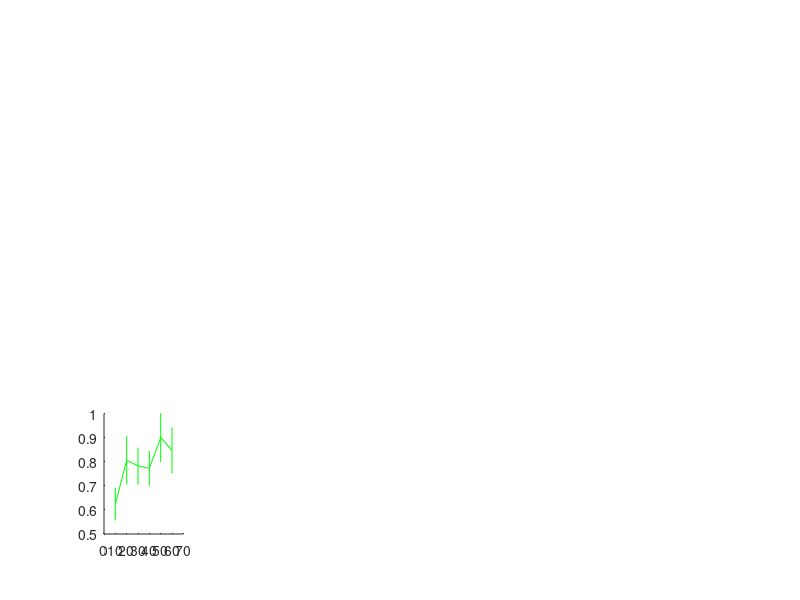

Write MATLAB code to recreate this figure. (Note: this script raises an error after producing the figure.)
%%% Producing Figure 4.4 in the thesis, chapter 4

%%% Pathogen extinction time plots with error bars, for varying model
%%% parameters

%%% This script is used in conjuction with the similarly named script found
%%% for SIR

%%% Run SIR script first followed by this


z = 1.96;    %95% confidence interval
bF = 0:10:60;
bD = (0:6)/20;
gam = 5:5:80;
kap = 10:10:160;
eps = 0:0.05:1;
T = 500;


%% Beta_F
load('SEIRbetaFAlpha80it100t500.mat')
sz = size(minorextinct);
avgmin = zeros(1, sz(2)); 
cimin = zeros(1, sz(2));
for i = 1:sz(2)
    nzmin = nonzeros(minorextinct(:,i));  %all nonzero extinction times from a minor outbreak
    
    up2 = find(nzmin > T); %ignoring all extinction times greater than T
    nzmin(up2) = [];
   
    if length(nzmin) > 0.5*sz(1)  %finding the mean and CI for minor outbreaks
        avgmin(i) = mean(nzmin);
        cimin(i) = z*std(nzmin)/sqrt(length(nzmin));
    end
end
g = find(avgmin>0);

subplot(3,5,11)
if isempty(g) == 0
    errorbar(bF(g), avgmin(g), cimin(g), 'g-', 'LineWidth', 0.5)
    hold on
end
ylim([0 2])
xticks([0 20 40 60])
xlabel('\beta_F','FontSize',15)
set(gca,'Position',[0.1 0.1 0.14 0.27])
str = 'A(iii)';
dim = [.2 .33 .03 .03];
annotation('textbox', dim, 'String', str, 'FitBoxToText', 'off', 'EdgeColor', 'w');
hold on




load('SEIRbetaFAlpha40it100t500.mat')
sz = size(minorextinct);
avgmin = zeros(1, sz(2)); 
cimin = zeros(1, sz(2));
for i = 1:sz(2)
    nzmin = nonzeros(minorextinct(:,i));  %all nonzero extinction times from a minor outbreak
    
    up2 = find(nzmin > T); %ignoring all extinction times greater than T
    nzmin(up2) = [];
   
    if length(nzmin) > 0.5*sz(1)  %finding the mean and CI for minor outbreaks
        avgmin(i) = mean(nzmin);
        cimin(i) = z*std(nzmin)/sqrt(length(nzmin));
    end
end
g = find(avgmin>0);

subplot(3,5,6)
if isempty(g) == 0
    errorbar(bF(g), avgmin(g), cimin(g), 'g-', 'LineWidth', 0.5)
    hold on
end
ylim([0 2])
xticks([0 20 40 60])
xticklabels([])
set(gca,'Position',[0.1 0.4 0.14 0.27])
ylabel('Mean time to pathogen extinction, \tau','FontSize',18)
str = 'A(ii)';
dim = [.2 .63 .03 .03];
annotation('textbox', dim, 'String', str, 'FitBoxToText', 'off', 'EdgeColor', 'w');
hold on




load('SEIRbetaFAlpha10it100t500.mat')
sz = size(minorextinct);
avgmin = zeros(1, sz(2)); 
cimin = zeros(1, sz(2));
for i = 1:sz(2)
    nzmin = nonzeros(minorextinct(:,i));  %all nonzero extinction times from a minor outbreak
    
    up2 = find(nzmin > T); %ignoring all extinction times greater than T
    nzmin(up2) = [];
   
    if length(nzmin) > 0.5*sz(1)  %finding the mean and CI for minor outbreaks
        avgmin(i) = mean(nzmin);
        cimin(i) = z*std(nzmin)/sqrt(length(nzmin));
    end
end
g = find(avgmin>0);

subplot(3,5,1)
if isempty(g) == 0
    errorbar(bF(g), avgmin(g), cimin(g), 'g-', 'LineWidth', 0.5)
    hold on
end
ylim([0 2])
xticks([0 20 40 60])
xticklabels([])
set(gca,'Position',[0.1 0.7 0.14 0.27])
str = 'A(i)';
dim = [.2 .93 .03 .03];
annotation('textbox', dim, 'String', str, 'FitBoxToText', 'off', 'EdgeColor', 'w');
hold on

%% Beta_D
load('SEIRbetaDAlpha80it100t500.mat')
sz = size(minorextinct);
avgmin = zeros(1, sz(2));
cimin = zeros(1, sz(2));  
for i = 1:sz(2)
    nzmin = nonzeros(minorextinct(:,i));  %all nonzero extinction times from a minor outbreak

    up2 = find(nzmin > T); %ignoring all extinction times greater than T
    nzmin(up2) = [];    

    if length(nzmin) > 0.5*sz(1)  %finding the mean and CI for minor outbreaks
        avgmin(i) = mean(nzmin);
        cimin(i) = z*std(nzmin)/sqrt(length(nzmin));
    end
end
g = find(avgmin>0);

subplot(3,5,12)
if isempty(g) == 0
    errorbar(bD(g), avgmin(g), cimin(g), 'g-', 'LineWidth', 0.5)
    hold on
end
ylim([0 4])
xlim([0.05 0.3])
xticks([0.1 0.2 0.3])
xlabel('\beta_D','FontSize',15)
set(gca,'Position',[0.28 0.1 0.14 0.27])
str = 'B(iii)';
dim = [.37 .33 .03 .03];
annotation('textbox', dim, 'String', str, 'FitBoxToText', 'off', 'EdgeColor', 'w');


load('SEIRbetaDAlpha40it100t500.mat')
sz = size(minorextinct);
avgmin = zeros(1, sz(2));
cimin = zeros(1, sz(2));  
for i = 1:sz(2)
    nzmin = nonzeros(minorextinct(:,i));  %all nonzero extinction times from a minor outbreak

    up2 = find(nzmin > T); %ignoring all extinction times greater than T
    nzmin(up2) = [];    

    if length(nzmin) > 0.5*sz(1)  %finding the mean and CI for minor outbreaks
        avgmin(i) = mean(nzmin);
        cimin(i) = z*std(nzmin)/sqrt(length(nzmin));
    end
end
g = find(avgmin>0);

subplot(3,5,7)
if isempty(g) == 0
    errorbar(bD(g), avgmin(g), cimin(g), 'g-', 'LineWidth', 0.5)
    hold on
end
ylim([0 4])
xlim([0.05 0.3])
xticks([0.1 0.2 0.3])
xticklabels([])
set(gca,'Position',[0.28 0.4 0.14 0.27])
str = 'B(ii)';
dim = [.37 .63 .03 .03];
annotation('textbox', dim, 'String', str, 'FitBoxToText', 'off', 'EdgeColor', 'w');


load('SEIRbetaDAlpha1it100t500.mat')
sz = size(minorextinct);
avgmin = zeros(1, sz(2));
cimin = zeros(1, sz(2));  
for i = 1:sz(2)
    nzmin = nonzeros(minorextinct(:,i));  %all nonzero extinction times from a minor outbreak

    up2 = find(nzmin > T); %ignoring all extinction times greater than T
    nzmin(up2) = [];    

    if length(nzmin) > 0.5*sz(1)  %finding the mean and CI for minor outbreaks
        avgmin(i) = mean(nzmin);
        cimin(i) = z*std(nzmin)/sqrt(length(nzmin));
    end
end
g = find(avgmin>0);

subplot(3,5,2)
if isempty(g) == 0
    errorbar(bD(g), avgmin(g), cimin(g), 'g-', 'LineWidth', 0.5)
    hold on
end
ylim([0 4])
xlim([0.05 0.3])
xticks([0.1 0.2 0.3])
xticklabels([])
set(gca,'Position',[0.28 0.7 0.14 0.27])
str = 'B(i)';
dim = [.37 .93 .03 .03];
annotation('textbox', dim, 'String', str, 'FitBoxToText', 'off', 'EdgeColor', 'w');

%% Gamma
load('SEIRgammaAlpha80it100t500.mat')
sz = size(minorextinct);
avgmin = zeros(1, sz(2));
cimin = zeros(1, sz(2)); 
for i = 1:sz(2)
    nzmin = nonzeros(minorextinct(:,i));  %all nonzero extinction times from a minor outbreak
    
    up2 = find(nzmin > T); %ignoring all extinction times greater than T
    nzmin(up2) = [];

    if length(nzmin) > 0.5*sz(1)  %finding the mean and CI for minor outbreaks
        avgmin(i) = mean(nzmin);
        cimin(i) = z*std(nzmin)/sqrt(length(nzmin));
    end
end
g = find(avgmin>0);

subplot(3,5,13)
if isempty(g) == 0
    errorbar(gam(g), avgmin(g), cimin(g), 'g-', 'LineWidth', 0.5)
    hold on
end
ylim([0 20])
xlim([0 80])
xticks([0 20 40 60 80])
xlabel('\gamma','FontSize',15)
set(gca,'Position',[0.46 0.1 0.14 0.27])
str = 'C(iii)';
dim = [.56 .33 .03 .03];
annotation('textbox', dim, 'String', str, 'FitBoxToText', 'off', 'EdgeColor', 'w');


load('SEIRgammaAlpha40it100t500.mat')
sz = size(minorextinct);
avgmin = zeros(1, sz(2));
cimin = zeros(1, sz(2)); 
for i = 1:sz(2)
    nzmin = nonzeros(minorextinct(:,i));  %all nonzero extinction times from a minor outbreak
    
    up2 = find(nzmin > T); %ignoring all extinction times greater than T
    nzmin(up2) = [];

    if length(nzmin) > 0.5*sz(1)  %finding the mean and CI for minor outbreaks
        avgmin(i) = mean(nzmin);
        cimin(i) = z*std(nzmin)/sqrt(length(nzmin));
    end
end
g = find(avgmin>0);

subplot(3,5,8)
if isempty(g) == 0
    errorbar(gam(g), avgmin(g), cimin(g), 'g-', 'LineWidth', 0.5)
    hold on
end
ylim([0 20])
xlim([0 80])
xticks([0 20 40 60 80])
xticklabels([])
set(gca,'Position',[0.46 0.4 0.14 0.27])
str = 'C(ii)';
dim = [.56 .63 .03 .03];
annotation('textbox', dim, 'String', str, 'FitBoxToText', 'off', 'EdgeColor', 'w');



load('SEIRgammaAlpha10it100t500.mat')
sz = size(minorextinct);
avgmin = zeros(1, sz(2));
cimin = zeros(1, sz(2)); 
for i = 1:sz(2)
    nzmin = nonzeros(minorextinct(:,i));  %all nonzero extinction times from a minor outbreak
    
    up2 = find(nzmin > T); %ignoring all extinction times greater than T
    nzmin(up2) = [];

    if length(nzmin) > 0.5*sz(1)  %finding the mean and CI for minor outbreaks
        avgmin(i) = mean(nzmin);
        cimin(i) = z*std(nzmin)/sqrt(length(nzmin));
    end
end
g = find(avgmin>0);

subplot(3,5,3)
if isempty(g) == 0
    errorbar(gam(g), avgmin(g), cimin(g), 'g-', 'LineWidth', 0.5)
    hold on
end
ylim([0 20])
xlim([0 80])
xticks([0 20 40 60 80])
xticklabels([])
set(gca,'Position',[0.46 0.7 0.14 0.27])
str = 'C(i)';
dim = [.56 .93 .03 .03];
annotation('textbox', dim, 'String', str, 'FitBoxToText', 'off', 'EdgeColor', 'w');

%% Kappa
load('SEIRkappaAlpha80it100t500.mat')
sz = size(minorextinct);
avgmin = zeros(1, sz(2));
cimin = zeros(1, sz(2)); 
for i = 1:sz(2)
    nzmin = nonzeros(minorextinct(:,i));  %all nonzero extinction times from a minor outbreak
    
    up2 = find(nzmin > T); %ignoring all extinction times greater than T
    nzmin(up2) = [];

    if length(nzmin) > 0.5*sz(1)  %finding the mean and CI for minor outbreaks
        avgmin(i) = mean(nzmin);
        cimin(i) = z*std(nzmin)/sqrt(length(nzmin));
    end
end
g = find(avgmin>0);

subplot(3,5,14)
if isempty(g) == 0
    errorbar(kap(g), avgmin(g), cimin(g), 'g-')
    hold on
end
ylim([0 20])
xlim([0 160])
xticks([0 40 80 120 160])
set(gca,'Position',[0.64 0.1 0.14 0.27])
xlabel('\kappa','FontSize',15)
str = 'D(iii)';
dim = [.74 .33 .03 .03];
annotation('textbox', dim, 'String', str, 'FitBoxToText', 'off', 'EdgeColor', 'w');


load('SEIRkappaAlpha40it100t500.mat')
sz = size(minorextinct);
avgmin = zeros(1, sz(2));
cimin = zeros(1, sz(2)); 
for i = 1:sz(2)
    nzmin = nonzeros(minorextinct(:,i));  %all nonzero extinction times from a minor outbreak
    
    up2 = find(nzmin > T); %ignoring all extinction times greater than T
    nzmin(up2) = [];

    if length(nzmin) > 0.5*sz(1)  %finding the mean and CI for minor outbreaks
        avgmin(i) = mean(nzmin);
        cimin(i) = z*std(nzmin)/sqrt(length(nzmin));
    end
end
g = find(avgmin>0);

subplot(3,5,9)
if isempty(g) == 0
    errorbar(kap(g), avgmin(g), cimin(g), 'g-')
    hold on
end
ylim([0 20])
xlim([0 160])
xticks([0 40 80 120 160])
set(gca,'Position',[0.64 0.4 0.14 0.27])
xticklabels([])
str = 'D(ii)';
dim = [.74 .63 .03 .03];
annotation('textbox', dim, 'String', str, 'FitBoxToText', 'off', 'EdgeColor', 'w');


load('SEIRkappaAlpha10it100t500.mat')
sz = size(minorextinct);
avgmin = zeros(1, sz(2));
cimin = zeros(1, sz(2)); 
for i = 1:sz(2)
    nzmin = nonzeros(minorextinct(:,i));  %all nonzero extinction times from a minor outbreak
    
    up2 = find(nzmin > T); %ignoring all extinction times greater than T
    nzmin(up2) = [];

    if length(nzmin) > 0.5*sz(1)  %finding the mean and CI for minor outbreaks
        avgmin(i) = mean(nzmin);
        cimin(i) = z*std(nzmin)/sqrt(length(nzmin));
    end
end
g = find(avgmin>0);

subplot(3,5,4)
if isempty(g) == 0
    errorbar(kap(g), avgmin(g), cimin(g), 'g-')
    hold on
end
ylim([0 20])
xlim([0 160])
xticks([0 40 80 120 160])
set(gca,'Position',[0.64 0.7 0.14 0.27])
xticklabels([])
str = 'D(i)';
dim = [.74 .93 .03 .03];
annotation('textbox', dim, 'String', str, 'FitBoxToText', 'off', 'EdgeColor', 'w');

%% Epsilon
load('SEIRepsilonAlpha80it100t500.mat')
sz = size(minorextinct);
avgmin = zeros(1, sz(2));
cimin = zeros(1, sz(2)); 
for i = 1:sz(2)
    nzmin = nonzeros(minorextinct(:,i));  %all nonzero extinction times from a minor outbreak
    
    up2 = find(nzmin > T); %ignoring all extinction times greater than T
    nzmin(up2) = [];

    if length(nzmin) > 0.5*sz(1)  %finding the mean and CI for minor outbreaks
        avgmin(i) = mean(nzmin);
        cimin(i) = z*std(nzmin)/sqrt(length(nzmin));
    end
end
g = find(avgmin>0);

subplot(3,5,15)
if isempty(g) == 0
    errorbar(eps(g), avgmin(g), cimin(g), 'g-', 'LineWidth', 0.5)
    hold on
end
ylim([0 4])
set(gca,'Position',[0.82 0.1 0.14 0.27])
xlabel('\epsilon','FontSize',15)
str = 'E(iii)';
dim = [.92 .33 .03 .03];
annotation('textbox', dim, 'String', str, 'FitBoxToText', 'off', 'EdgeColor', 'w');



load('SEIRepsilonAlpha40it100t500.mat')
sz = size(minorextinct);
avgmin = zeros(1, sz(2));
cimin = zeros(1, sz(2)); 
for i = 1:sz(2)
    nzmin = nonzeros(minorextinct(:,i));  %all nonzero extinction times from a minor outbreak
    
    up2 = find(nzmin > T); %ignoring all extinction times greater than T
    nzmin(up2) = [];

    if length(nzmin) > 0.5*sz(1)  %finding the mean and CI for minor outbreaks
        avgmin(i) = mean(nzmin);
        cimin(i) = z*std(nzmin)/sqrt(length(nzmin));
    end
end
g = find(avgmin>0);

subplot(3,5,10)
if isempty(g) == 0
    errorbar(eps(g), avgmin(g), cimin(g), 'g-', 'LineWidth', 0.5)
    hold on
end
ylim([0 4])
set(gca,'Position',[0.82 0.4 0.14 0.27])
xticklabels([])
str = 'E(ii)';
dim = [.92 .63 .03 .03];
annotation('textbox', dim, 'String', str, 'FitBoxToText', 'off', 'EdgeColor', 'w');



load('SEIRepsilonAlpha10it100t500.mat')
sz = size(minorextinct);
avgmin = zeros(1, sz(2));
cimin = zeros(1, sz(2)); 
for i = 1:sz(2)
    nzmin = nonzeros(minorextinct(:,i));  %all nonzero extinction times from a minor outbreak
    
    up2 = find(nzmin > T); %ignoring all extinction times greater than T
    nzmin(up2) = [];

    if length(nzmin) > 0.5*sz(1)  %finding the mean and CI for minor outbreaks
        avgmin(i) = mean(nzmin);
        cimin(i) = z*std(nzmin)/sqrt(length(nzmin));
    end
end
g = find(avgmin>0);

subplot(3,5,5)
if isempty(g) == 0
    errorbar(eps(g), avgmin(g), cimin(g), 'g-', 'LineWidth', 0.5)
    hold on
end
ylim([0 4])
xticklabels([])
set(gca,'Position',[0.82 0.7 0.14 0.27])
str = 'E(i)';
dim = [.92 .93 .03 .03];
annotation('textbox', dim, 'String', str, 'FitBoxToText', 'off', 'EdgeColor', 'w');